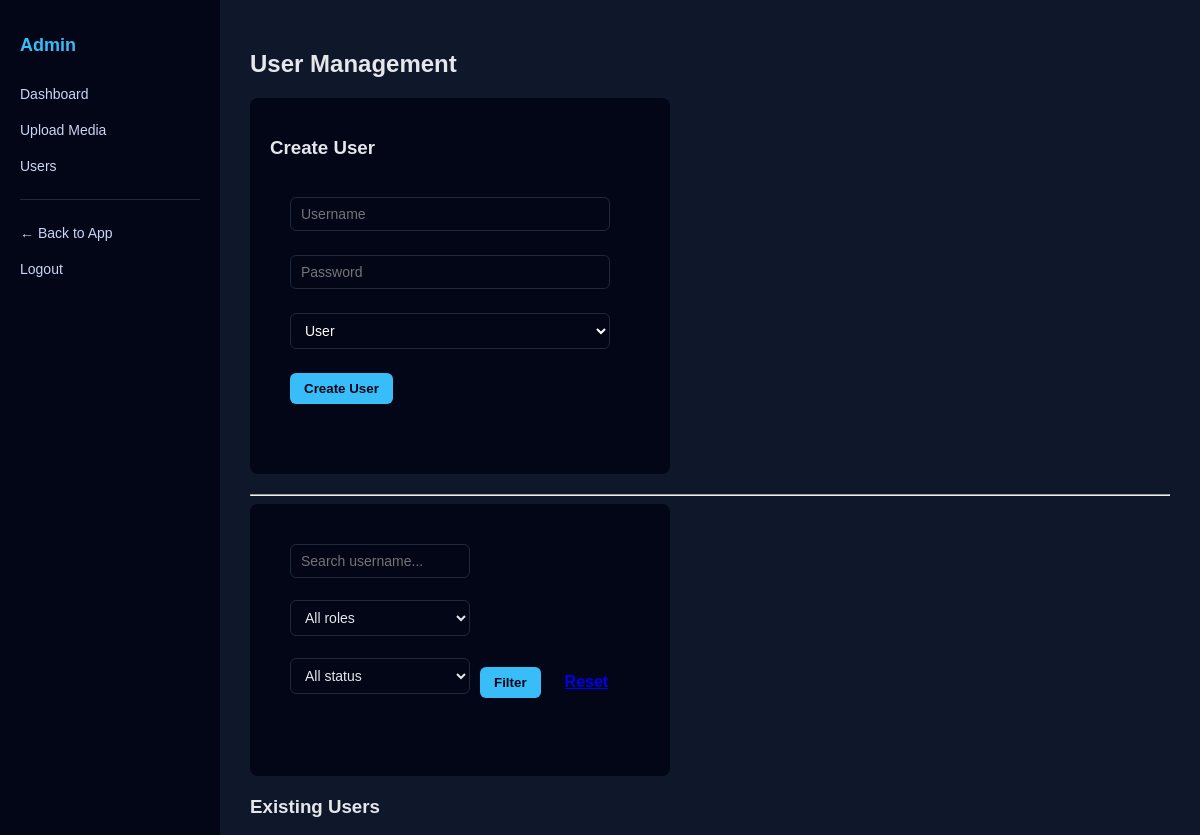
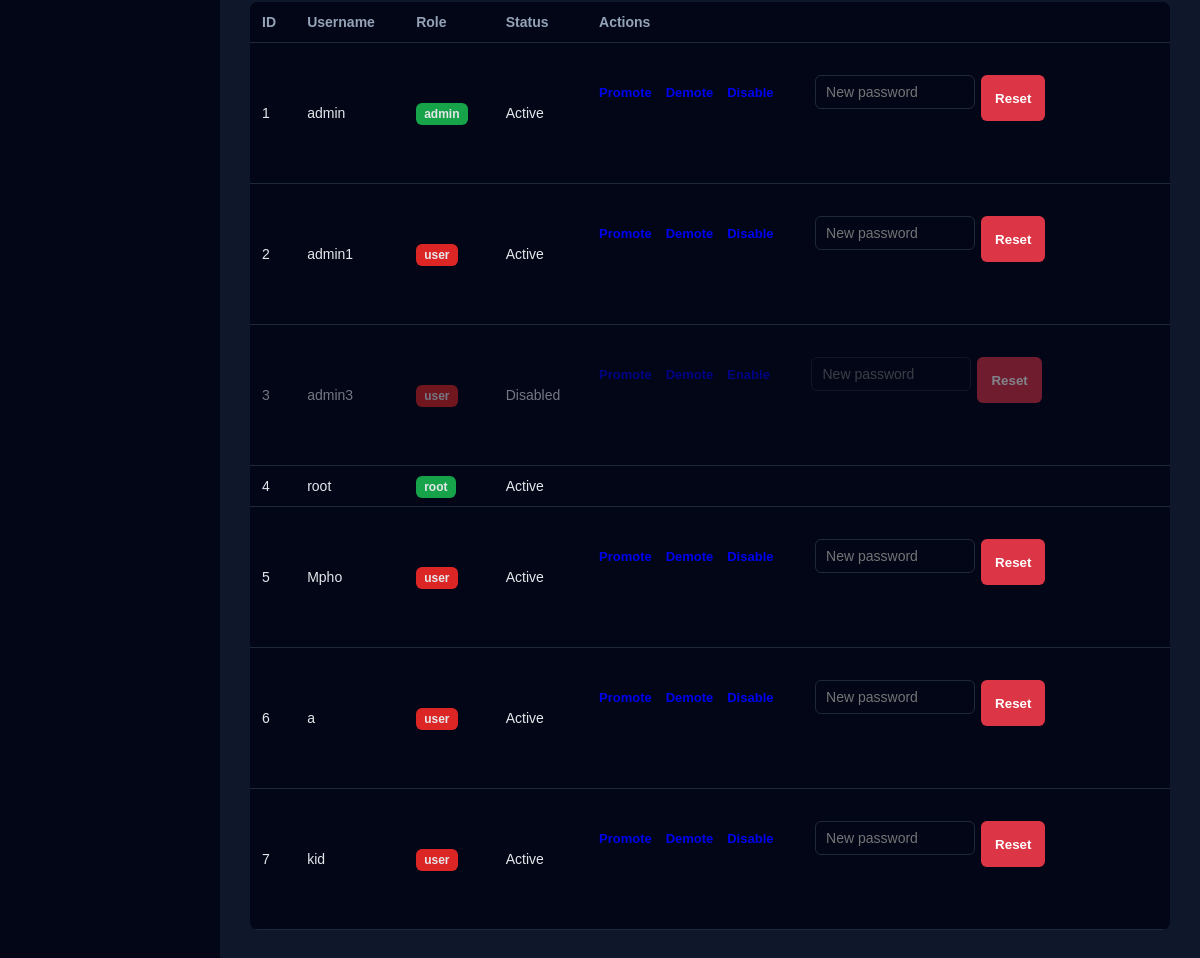
Screenshot of /admin/users (signed in) with the database file from the repository (2 pictures, top to bottom).
### tables this page shows
CREATE TABLE users (
        id INTEGER PRIMARY KEY AUTOINCREMENT,
        username TEXT UNIQUE NOT NULL,
        password TEXT NOT NULL,
        role TEXT NOT NULL
    , active INTEGER NOT NULL DEFAULT 1);

### app.py (the view)
@app.route("/admin/users")
@role_required("root", "admin")
def admin_users():
    q = request.args.get("q", "").strip()
    role = request.args.get("role", "")
    status = request.args.get("status", "")
    sql = "SELECT id, username, role, active FROM users WHERE 1=1"
    params = []
    if q:
        sql += " AND username LIKE ?"
        params.append(f"%{q}%")
    if role in ("user", "admin", "root"):
        sql += " AND role = ?"
        params.append(role)
    if status == "active":
        sql += " AND active = 1"
    elif status == "disabled":
        sql += " AND active = 0"
    sql += " ORDER BY id"
    users = query(sql, tuple(params))
    return render_template("admin/users.html", users=users)

### models/base.py (called while the page is built)
def get_db():
    if not hasattr(g, "db"):
        g.db = sqlite3.connect(DB_PATH)
        g.db.row_factory = sqlite3.Row
    return g.db

def query(sql, args=(), one=False):
    cur = get_db().execute(sql, args)
    rows = cur.fetchall()
    cur.close()
    return rows[0] if one and rows else rows

### services/roles.py (called while the page is built)
def role_required(*roles):
    def decorator(view):
        @wraps(view)
        def wrapped(*args, **kwargs):
            if "user_id" not in session:
                return redirect(url_for("login_view"))
            user_role = session.get("role")
            if user_role not in roles:
                abort(403)
            return view(*args, **kwargs)
        return wrapped
    return decorator

### templates/admin/users.html (shortened to what this page needs)
{% extends "admin/dashboard.html" %}
{% block content %}
<h2>User Management</h2>
<div class="card">
  <h3>Create User</h3>
  <form method="post" action="{{ url_for('create_admin_user') }}" class="form compact">
    <div class="form-group">
      <input
        type="text"
        name="username"
        placeholder="Username"
        required
        class="input"
      >
    </div>
    <div class="form-group">
      <input
        type="password"
        name="password"
        placeholder="Password"
        required
        class="input"
      >
    </div>
    <div class="form-group">
      <select name="role" class="input">
        <option value="user">User</option>
      </select>
    </div>
    <button type="submit" class="btn primary">Create User</button>
  </form>
</div>
<hr>
<div class="card">
  <form method="get" class="filter-bar compact">
    <input
      type="text"
      name="q"
      class="input"
      placeholder="Search username..."
      value="{{ request.args.get('q', '') }}"
    >
    <select name="role" class="input">
      <option value="">All roles</option>
    </select>
    <select name="status" class="input">
      <option value="">All status</option>
    </select>
    <button type="submit" class="btn">Filter</button>
    <a href="{{ url_for('admin_users') }}" class="btn secondary">Reset</a>
  </form>
</div>
<h3>Existing Users</h3>
<table class="users-table">
  <thead>
    <tr>
      <th>ID</th>
      <th>Username</th>
      <th>Role</th>
      <th>Status</th>
      <th>Actions</th>
    </tr>
  </thead>
  <tbody>
  {% for u in users %}
    <tr class="{% if not u.active %}disabled{% endif %}">
      <td>{{ u.id }}</td>
      <td>{{ u.username }}</td>
      <td>
        <span class="badge
          {% if u.role == 'root' %}green
          {% elif u.role == 'admin' %}green
          {% else %}red{% endif %}">
          {{ u.role }}
        </span>
      </td>
      <td>{{ "Active" if u.active else "Disabled" }}</td>
      <td class="actions">
        {% if session.role == "root" and u.role != "root" %}
          <a href="{{ url_for('change_role', user_id=u.id, role='admin') }}">Promote</a>
          <a href="{{ url_for('change_role', user_id=u.id, role='user') }}">Demote</a>
        {% endif %}
        {% if u.role != "root" %}
          <a href="{{ url_for('toggle_user', user_id=u.id) }}">
            {{ "Disable" if u.active else "Enable" }}
          </a>
        {% endif %}
        {% if session.role == "root" and u.role != "root" %}
          <form
            method="post"
            action="{{ url_for('reset_user_password', user_id=u.id) }}"
            class="inline-form"
          >
            <input
              type="password"
              name="password"
              placeholder="New password"
              class="input small"
              required
            >
            <button type="submit" class="btn danger small">Reset</button>
          </form>
        {% endif %}
      </td>
    </tr>
  {% endfor %}
  </tbody>
</table>
{% endblock %}

### templates/admin/dashboard.html (shortened to what this page needs)
{% extends "admin/base.html" %}

### templates/admin/base.html (shortened to what this page needs)
<!DOCTYPE html>
<html lang="en">
<head>
  <link rel="stylesheet" href="{{ url_for('static', filename='admin.css') }}">
</head>
<body>
<div class="admin-layout">
  <aside class="admin-sidebar">
    <h2 class="admin-logo">Admin</h2>
    <nav>
      <a href="{{ url_for('admin_dashboard') }}">Dashboard</a>
      <a href="{{ url_for('upload_media') }}">Upload Media</a>
      <a href="{{ url_for('admin_users') }}">Users</a>
      <hr>
      <a href="{{ url_for('index') }}">← Back to App</a>
      <a href="{{ url_for('logout') }}">Logout</a>
    </nav>
  </aside>
  <main class="admin-content">
    {% block content %}{% endblock %}
  </main>
</div>
</body>
</html>

### static/admin.css (style rules this page uses)
* { box-sizing: border-box; }
body { margin: 0; font-family: Arial, sans-serif; background: #0f172a; color: #e5e7eb; }
.admin-layout { display: flex; min-height: 100vh; }
.admin-sidebar { width: 220px; background: #020617; padding: 20px; }
.admin-logo { margin-bottom: 20px; font-size: 18px; font-weight: bold; color: #38bdf8; }
.admin-sidebar nav a { display: block; color: #cbd5f5; padding: 10px 0; text-decoration: none; font-size: 14px; }
.admin-sidebar hr { border: 0; border-top: 1px solid #1e293b; margin: 15px 0; }
.admin-content { flex: 1; padding: 30px; }
.admin-content h2 { margin-bottom: 20px; }
form { max-width: 420px; background: #020617; padding: 20px; border-radius: 8px; margin-bottom: 30px; }
form input, form select { width: 100%; padding: 10px 12px; margin-bottom: 12px; background: #020617; border: 1px solid #1e293b; border-radius: 6px; color: #e5e7eb; font-size: 14px; }
form button { width: auto; padding: 10px 16px; background: #38bdf8; color: #020617; border: none; border-radius: 6px; font-weight: bold; cursor: pointer; }
table { width: 100%; border-collapse: collapse; background: #020617; border-radius: 8px; overflow: hidden; }
th, td { padding: 12px; border-bottom: 1px solid #1e293b; text-align: left; font-size: 14px; }
th { background: #020617; color: #94a3b8; }
tr.disabled { opacity: 0.5; }
.actions a { margin-right: 10px; font-size: 13px; font-weight: bold; text-decoration: none; }
.badge { padding: 4px 8px; border-radius: 6px; font-size: 12px; font-weight: bold; }
.badge.green { background: #16a34a; }
.badge.red { background: #dc2626; }
.card { max-width: 420px; padding: 20px; background: #020617; border-radius: 8px; margin-bottom: 20px; }
.form-group { margin-bottom: 12px; }
.input { width: 100%; max-width: 320px; padding: 8px 10px; border-radius: 6px; border: 1px solid #1e293b; background: #020617; color: #fff; }
.input.small { max-width: 160px; }
.btn { padding: 8px 14px; border-radius: 6px; border: none; cursor: pointer; font-weight: bold; }
.btn.primary { background: #38bdf8; color: #020617; }
.btn.danger { background: #dc3545; color: #fff; }
.inline-form { display: inline-flex; gap: 6px; margin-left: 8px; }
.filter-bar { display: flex; gap: 10px; flex-wrap: wrap; align-items: center; }
.filter-bar input, .filter-bar select { width: 180px; padding: 8px 10px; background: #020617; border: 1px solid #1e293b; color: #e5e7eb; border-radius: 6px; font-size: 14px; }
.filter-bar button, .filter-bar .btn-secondary { padding: 8px 14px; background: #38bdf8; border: none; color: #020617; border-radius: 6px; font-weight: bold; cursor: pointer; text-decoration: none; }

### rows the page displays
users: id "1", username "admin", role "admin", active "Active", active "Disable"
users: id "2", username "admin1", role "user", active "Active", active "Disable"
users: id "3", username "admin3", role "user", active "Disabled"
users: id "4", username "root", role "root", active "Active"
users: id "5", username "Mpho", role "user", active "Active", active "Disable"
users: id "6", username "a", role "user", active "Active", active "Disable"
users: id "7", username "kid", role "user", active "Active", active "Disable"
